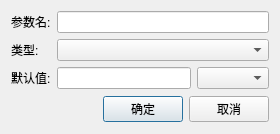
<?xml version="1.0" encoding="UTF-8"?>
<ui version="4.0">
 <class>JZNodeParamEditDialog</class>
 <widget class="QDialog" name="JZNodeParamEditDialog">
  <property name="geometry">
   <rect>
    <x>0</x>
    <y>0</y>
    <width>280</width>
    <height>134</height>
   </rect>
  </property>
  <property name="windowTitle">
   <string>FuctionEditDialog</string>
  </property>
  <layout class="QVBoxLayout" name="verticalLayout">
   <item>
    <widget class="QWidget" name="widget_2" native="true">
     <layout class="QVBoxLayout" name="verticalLayout_4">
      <property name="leftMargin">
       <number>0</number>
      </property>
      <property name="topMargin">
       <number>0</number>
      </property>
      <property name="rightMargin">
       <number>0</number>
      </property>
      <property name="bottomMargin">
       <number>0</number>
      </property>
      <item>
       <widget class="QWidget" name="widget_5" native="true">
        <layout class="QGridLayout" name="gridLayout">
         <property name="leftMargin">
          <number>0</number>
         </property>
         <property name="topMargin">
          <number>0</number>
         </property>
         <property name="rightMargin">
          <number>0</number>
         </property>
         <property name="bottomMargin">
          <number>0</number>
         </property>
         <item row="0" column="1">
          <widget class="QLineEdit" name="lineName"/>
         </item>
         <item row="1" column="0">
          <widget class="QLabel" name="label_2">
           <property name="text">
            <string>类型:</string>
           </property>
          </widget>
         </item>
         <item row="1" column="1">
          <widget class="QComboBox" name="comboBox"/>
         </item>
         <item row="0" column="0">
          <widget class="QLabel" name="label">
           <property name="text">
            <string>参数名:</string>
           </property>
          </widget>
         </item>
         <item row="2" column="1">
          <widget class="QWidget" name="widget" native="true">
           <layout class="QHBoxLayout" name="horizontalLayout">
            <property name="leftMargin">
             <number>0</number>
            </property>
            <property name="topMargin">
             <number>0</number>
            </property>
            <property name="rightMargin">
             <number>0</number>
            </property>
            <property name="bottomMargin">
             <number>0</number>
            </property>
            <item>
             <widget class="QLineEdit" name="lineValue"/>
            </item>
            <item>
             <widget class="QComboBox" name="boxValue"/>
            </item>
           </layout>
          </widget>
         </item>
         <item row="2" column="0">
          <widget class="QLabel" name="label_3">
           <property name="text">
            <string>默认值:</string>
           </property>
          </widget>
         </item>
        </layout>
       </widget>
      </item>
     </layout>
    </widget>
   </item>
   <item>
    <widget class="QWidget" name="widget_3" native="true">
     <layout class="QHBoxLayout" name="horizontalLayout_2">
      <property name="leftMargin">
       <number>0</number>
      </property>
      <property name="topMargin">
       <number>0</number>
      </property>
      <property name="rightMargin">
       <number>0</number>
      </property>
      <property name="bottomMargin">
       <number>0</number>
      </property>
      <item>
       <spacer name="horizontalSpacer_2">
        <property name="orientation">
         <enum>Qt::Horizontal</enum>
        </property>
        <property name="sizeHint" stdset="0">
         <size>
          <width>296</width>
          <height>20</height>
         </size>
        </property>
       </spacer>
      </item>
      <item>
       <widget class="QPushButton" name="btnOk">
        <property name="text">
         <string>确定</string>
        </property>
        <property name="autoDefault">
         <bool>true</bool>
        </property>
        <property name="default">
         <bool>true</bool>
        </property>
       </widget>
      </item>
      <item>
       <widget class="QPushButton" name="btnCancel">
        <property name="text">
         <string>取消</string>
        </property>
        <property name="autoDefault">
         <bool>false</bool>
        </property>
       </widget>
      </item>
     </layout>
    </widget>
   </item>
  </layout>
 </widget>
 <layoutdefault spacing="6" margin="11"/>
 <resources>
  <include location="../../JZNodeEditor.qrc"/>
 </resources>
 <connections/>
</ui>
